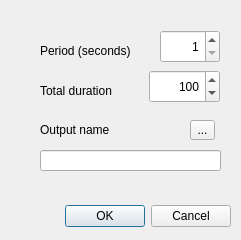
<?xml version="1.0" encoding="UTF-8"?>
<ui version="4.0">
 <class>Dialog</class>
 <widget class="QDialog" name="Dialog">
  <property name="geometry">
   <rect>
    <x>0</x>
    <y>0</y>
    <width>241</width>
    <height>240</height>
   </rect>
  </property>
  <property name="windowTitle">
   <string>Dialog</string>
  </property>
  <widget class="QDialogButtonBox" name="buttonBox">
   <property name="geometry">
    <rect>
     <x>10</x>
     <y>200</y>
     <width>221</width>
     <height>32</height>
    </rect>
   </property>
   <property name="orientation">
    <enum>Qt::Horizontal</enum>
   </property>
   <property name="standardButtons">
    <set>QDialogButtonBox::Cancel|QDialogButtonBox::Ok</set>
   </property>
  </widget>
  <widget class="QSpinBox" name="periBox">
   <property name="geometry">
    <rect>
     <x>160</x>
     <y>30</y>
     <width>60</width>
     <height>33</height>
    </rect>
   </property>
   <property name="alignment">
    <set>Qt::AlignRight|Qt::AlignTrailing|Qt::AlignVCenter</set>
   </property>
   <property name="minimum">
    <number>1</number>
   </property>
   <property name="maximum">
    <number>9999</number>
   </property>
  </widget>
  <widget class="QSpinBox" name="totBox">
   <property name="geometry">
    <rect>
     <x>149</x>
     <y>70</y>
     <width>71</width>
     <height>33</height>
    </rect>
   </property>
   <property name="alignment">
    <set>Qt::AlignRight|Qt::AlignTrailing|Qt::AlignVCenter</set>
   </property>
   <property name="maximum">
    <number>1000000</number>
   </property>
   <property name="singleStep">
    <number>10</number>
   </property>
   <property name="value">
    <number>100</number>
   </property>
  </widget>
  <widget class="QLabel" name="label">
   <property name="geometry">
    <rect>
     <x>40</x>
     <y>40</y>
     <width>111</width>
     <height>21</height>
    </rect>
   </property>
   <property name="text">
    <string>Period (seconds)</string>
   </property>
  </widget>
  <widget class="QLabel" name="label_2">
   <property name="geometry">
    <rect>
     <x>40</x>
     <y>80</y>
     <width>111</width>
     <height>21</height>
    </rect>
   </property>
   <property name="text">
    <string>Total duration</string>
   </property>
  </widget>
  <widget class="QLineEdit" name="outname">
   <property name="geometry">
    <rect>
     <x>40</x>
     <y>150</y>
     <width>181</width>
     <height>21</height>
    </rect>
   </property>
  </widget>
  <widget class="QToolButton" name="filesel">
   <property name="geometry">
    <rect>
     <x>190</x>
     <y>120</y>
     <width>25</width>
     <height>20</height>
    </rect>
   </property>
   <property name="text">
    <string>...</string>
   </property>
  </widget>
  <widget class="QLabel" name="label_6">
   <property name="geometry">
    <rect>
     <x>40</x>
     <y>120</y>
     <width>101</width>
     <height>20</height>
    </rect>
   </property>
   <property name="text">
    <string>Output name</string>
   </property>
   <property name="buddy">
    <cstring>outname</cstring>
   </property>
  </widget>
 </widget>
 <resources/>
 <connections>
  <connection>
   <sender>buttonBox</sender>
   <signal>accepted()</signal>
   <receiver>Dialog</receiver>
   <slot>accept()</slot>
   <hints>
    <hint type="sourcelabel">
     <x>248</x>
     <y>254</y>
    </hint>
    <hint type="destinationlabel">
     <x>157</x>
     <y>274</y>
    </hint>
   </hints>
  </connection>
  <connection>
   <sender>buttonBox</sender>
   <signal>rejected()</signal>
   <receiver>Dialog</receiver>
   <slot>reject()</slot>
   <hints>
    <hint type="sourcelabel">
     <x>316</x>
     <y>260</y>
    </hint>
    <hint type="destinationlabel">
     <x>286</x>
     <y>274</y>
    </hint>
   </hints>
  </connection>
 </connections>
</ui>
